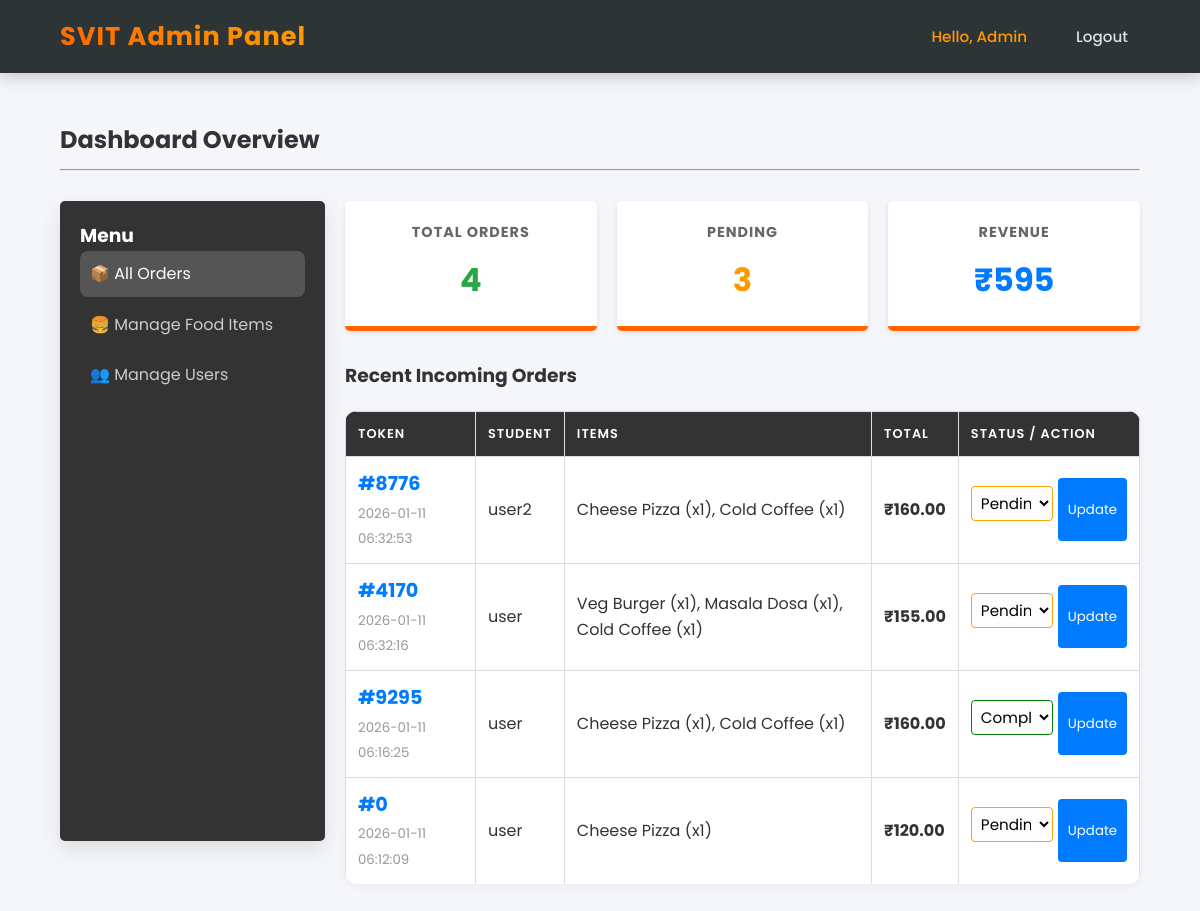
Page /admin/dashboard.php (signed in) on the committed database.
### tables this page shows
CREATE TABLE `orders` (
  `id` int(11) NOT NULL,
  `token_number` int(11) NOT NULL,
  `student_name` varchar(50) NOT NULL,
  `items` text NOT NULL,
  `total_price` decimal(10,2) NOT NULL,
  `status` enum('Pending','Cooking','Completed','Cancelled') DEFAULT 'Pending',
  `created_at` timestamp NOT NULL DEFAULT current_timestamp()
);

### admin/dashboard.php (the view, shortened to what this page needs)
<?php
include '../includes/db_connect.php';
$orders = [];
$sql = "SELECT * FROM orders ORDER BY created_at DESC";
$result = mysqli_query($conn, $sql);
$total_orders = mysqli_num_rows($result);
$revenue = 0;
$pending_count = 0;
while ($row = mysqli_fetch_assoc($result)) {
    $orders[] = $row;
    $revenue += $row['total_price'];
    if($row['status'] == 'Pending') {
        $pending_count++;
    }
}
?>
<!DOCTYPE html>
<html lang="en">
<head>
    <link rel="stylesheet" href="../assets/css/style.css">
</head>
<body>
<header>
    <nav>
        <h1>SVIT Admin Panel</h1>
        <ul>
            <li><a href="#" style="color: #ff9900;">Hello, Admin</a></li>
            <li><a href="../logout.php">Logout</a></li>
        </ul>
    </nav>
</header>
<div class="container">
    <h2>Dashboard Overview</h2>
    <hr style="margin: 10px 0 30px 0;">
    <div class="dashboard-grid">
        <div class="sidebar">
            <h3>Menu</h3>
            <a href="dashboard.php" style="background: #555; color: white;">📦 All Orders</a>
            <a href="food_items.php">🍔 Manage Food Items</a>
            <a href="users.php">👥 Manage Users</a>
        </div>
        <div class="main-content">
            <div style="display: grid; grid-template-columns: repeat(3, 1fr); gap: 20px; margin-bottom: 30px;">
                <div class="stat-card">
                    <h3>Total Orders</h3>
                    <p style="font-size: 2rem; color: #28a745;"><?php echo $total_orders; ?></p>
                </div>
                <div class="stat-card">
                    <h3>Pending</h3>
                    <p style="font-size: 2rem; color: #ff9900;"><?php echo $pending_count; ?></p>
                </div>
                <div class="stat-card">
                    <h3>Revenue</h3>
                    <p style="font-size: 2rem; color: #007bff;">₹<?php echo $revenue; ?></p>
                </div>
            </div>
            <h3>Recent Incoming Orders</h3>
            <table>
                <thead>
                    <tr>
                        <th>Token</th>
                        <th>Student</th>
                        <th>Items</th>
                        <th>Total</th>
                        <th>Status / Action</th>
                    </tr>
                </thead>
                <tbody>
                    <?php if (empty($orders)): ?>
                        <tr><td colspan="5" style="text-align: center;">No orders yet.</td></tr>
                    <?php else: ?>
                        <?php foreach ($orders as $order): ?>
                        <tr>
                            <td>
                                <strong style="font-size: 1.2rem; color: #007bff;">#<?php echo $order['token_number']; ?></strong>
                                <br><small style="color: #999;"><?php echo $order['created_at']; ?></small>
                            </td>
                            <td><?php echo $order['student_name']; ?></td>
                            <td><?php echo $order['items']; ?></td>
                            <td style="font-weight: bold;">₹<?php echo $order['total_price']; ?></td>
                            <td>
                                <form method="POST" style="display: flex; gap: 5px;">
                                    <select name="new_status" style="
                                        border-color: <?php
                                            if($order['status']=='Pending') echo 'orange';
                                            elseif($order['status']=='Completed') echo 'green';
                                            else echo '#ccc';
                                        ?>;">
                                        <option value="Pending" <?php if($order['status']=='Pending') echo 'selected'; ?>>Pending</option>
                                        <option value="Completed" <?php if($order['status']=='Completed') echo 'selected'; ?>>Completed</option>
                                    </select>
                                    <button type="submit" name="update_status" class="btn-update">Update</button>
                                </form>
                            </td>
                        </tr>
                        <?php endforeach; ?>
                    <?php endif; ?>
                </tbody>
            </table>
        </div>
    </div>
</div>
</body>
</html>

### assets/css/style.css (style rules this page uses)
:root { --primary-color: #ff6600; --primary-hover: #e65c00; --secondary-color: #2d3436; --bg-color: #f4f6f9; --card-bg: #ffffff; --text-color: #333333; --light-text: #666666; --success-color: #28a745; --danger-color: #dc3545; --warning-color: #ffc107; --info-color: #17a2b8; --shadow-sm: 0 2px 8px rgba(0,0,0,0.05); --shadow-md: 0 8px 20px rgba(0,0,0,0.1); --shadow-lg: 0 15px 30px rgba(0,0,0,0.15); }
* { margin: 0; padding: 0; box-sizing: border-box; font-family: 'Poppins', sans-serif; }
html { scroll-behavior: smooth; }
body { background-color: var(--bg-color); color: var(--text-color); line-height: 1.6; display: flex; flex-direction: column; min-height: 100vh; }
a { text-decoration: none; color: inherit; }
ul { list-style: none; }
header { background: var(--secondary-color); color: #fff; padding: 1rem 0; box-shadow: 0 4px 15px rgba(0,0,0,0.2); position: sticky; top: 0; z-index: 1000; }
nav { display: flex; justify-content: space-between; align-items: center; width: 90%; max-width: 1200px; margin: auto; }
nav h1 { font-size: 1.6rem; font-weight: 700; letter-spacing: 1px; background: linear-gradient(45deg, #ff6600, #ff9e00); -webkit-background-clip: text; -webkit-text-fill-color: transparent; }
nav ul { display: flex; gap: 25px; }
nav ul li a { color: rgba(255, 255, 255, 0.85); font-weight: 500; font-size: 0.95rem; padding: 8px 12px; border-radius: 5px; transition: all 0.3s ease; }
.container { width: 90%; max-width: 1200px; margin: 3rem auto; background: transparent; min-height: 60vh; animation: fadeIn 0.6s ease-out; }
input[type="text"], input[type="password"], input[type="email"], input[type="number"], textarea, select, input[type="file"] { width: 100%; padding: 12px 15px; margin: 8px 0 20px 0; border: 2px solid #eee; border-radius: 8px; background: #fdfdfd; font-size: 0.95rem; transition: all 0.3s ease; }
table { width: 100%; border-collapse: separate; border-spacing: 0; margin-top: 20px; background: #fff; border-radius: 12px; overflow: hidden; box-shadow: var(--shadow-sm); }
th { background: var(--secondary-color); color: #fff; padding: 18px; text-align: left; font-weight: 600; text-transform: uppercase; font-size: 0.8rem; letter-spacing: 1px; }
td { padding: 15px 18px; border-bottom: 1px solid #f0f0f0; color: var(--text-color); vertical-align: middle; }
tr:last-child td { border-bottom: none; }
.dashboard-grid { display: grid; grid-template-columns: 250px 1fr; gap: 30px; }
.sidebar { background: var(--secondary-color); color: white; padding: 20px; border-radius: 15px; height: fit-content; box-shadow: var(--shadow-md); }
.sidebar a { display: block; color: rgba(255,255,255,0.7); padding: 12px 15px; margin-bottom: 5px; border-radius: 8px; transition: 0.3s; }
.stat-card { background: #fff; padding: 25px; border-radius: 15px; box-shadow: var(--shadow-sm); text-align: center; border-bottom: 5px solid var(--primary-color); transition: transform 0.3s ease; }
.stat-card h3 { font-size: 0.9rem; color: var(--light-text); text-transform: uppercase; letter-spacing: 1px; }
.stat-card p { font-size: 2.5rem; font-weight: 700; color: var(--secondary-color); margin: 10px 0 0 0; }

### admin/dashboard.php (style rules this page uses)
.dashboard-grid { display: grid; grid-template-columns: 1fr 3fr; gap: 20px; }
.sidebar { background: #333; color: white; padding: 20px; min-height: 80vh; border-radius: 5px; }
.sidebar a { display: block; color: #ccc; padding: 10px; margin-bottom: 5px; text-decoration: none; }
.stat-card { background: #fff; padding: 20px; border-radius: 5px; box-shadow: 0 2px 5px rgba(0,0,0,0.1); text-align: center; }
table { width: 100%; border-collapse: collapse; background: white; margin-top: 20px; }
th, td { padding: 12px; border: 1px solid #ddd; text-align: left; }
th { background: #333; color: white; }
select { padding: 5px; border-radius: 4px; border: 1px solid #ccc; }
.btn-update { background: #007bff; color: white; border: none; padding: 5px 10px; border-radius: 4px; cursor: pointer; }

### rows in the picture
orders: token_number "8776", created_at "2026-01-11 06:32:53", student_name "user2", items "Cheese Pizza (x1), Cold Coffee (x1)", total_price "160.00", new_status "Pending"
orders: token_number "4170", created_at "2026-01-11 06:32:16", student_name "user", items "Veg Burger (x1), Masala Dosa (x1), Cold Coffee (x1)", total_price "155.00", new_status "Pending"
orders: token_number "9295", created_at "2026-01-11 06:16:25", student_name "user", items "Cheese Pizza (x1), Cold Coffee (x1)", total_price "160.00", new_status "Completed"
orders: token_number "0", created_at "2026-01-11 06:12:09", student_name "user", items "Cheese Pizza (x1)", total_price "120.00", new_status "Pending"

### other values in the picture
$total_orders "4"
$pending_count "3"
$revenue "595"
